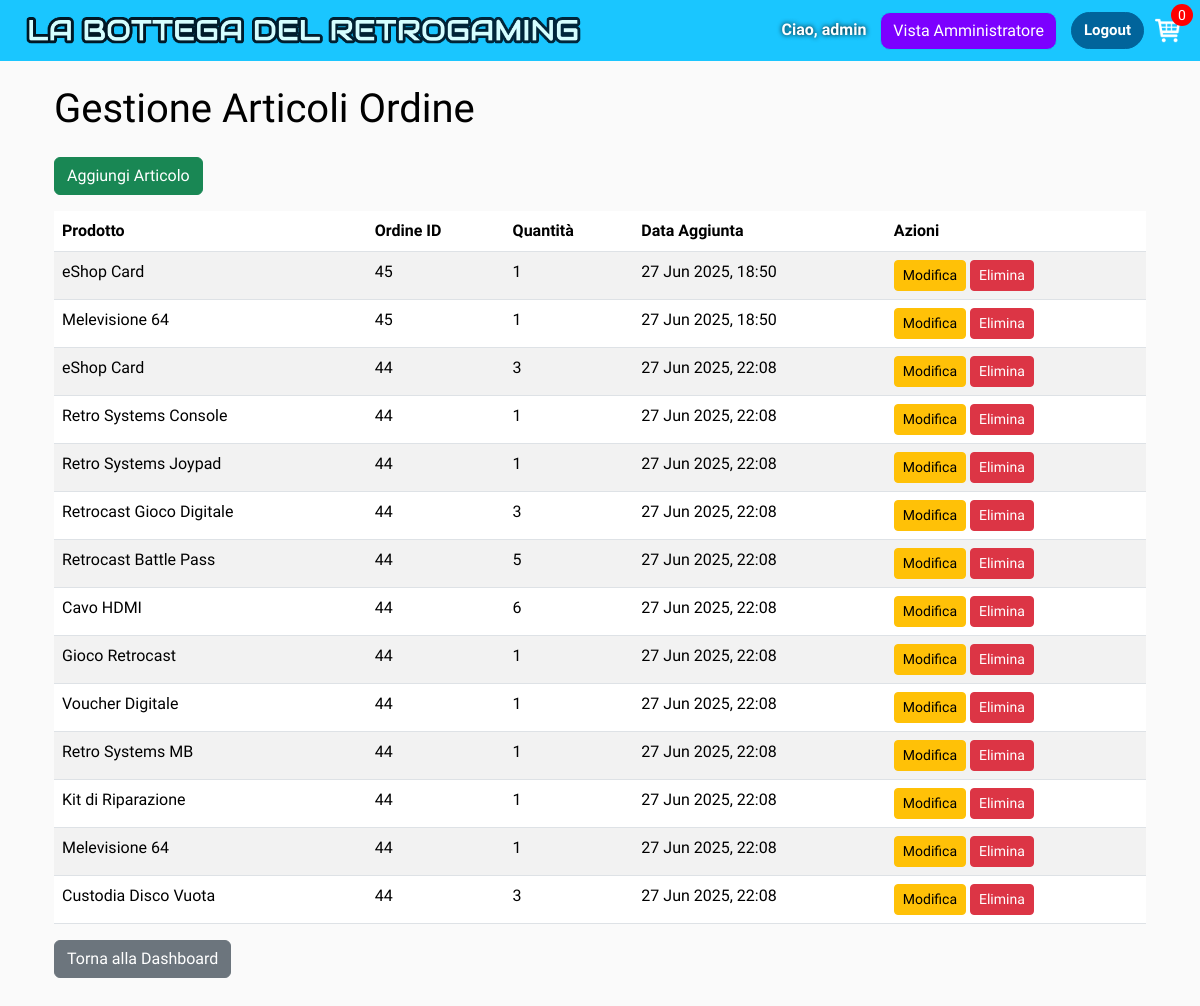
Page /manager/orderitems/ (signed in) on the earlier database version.
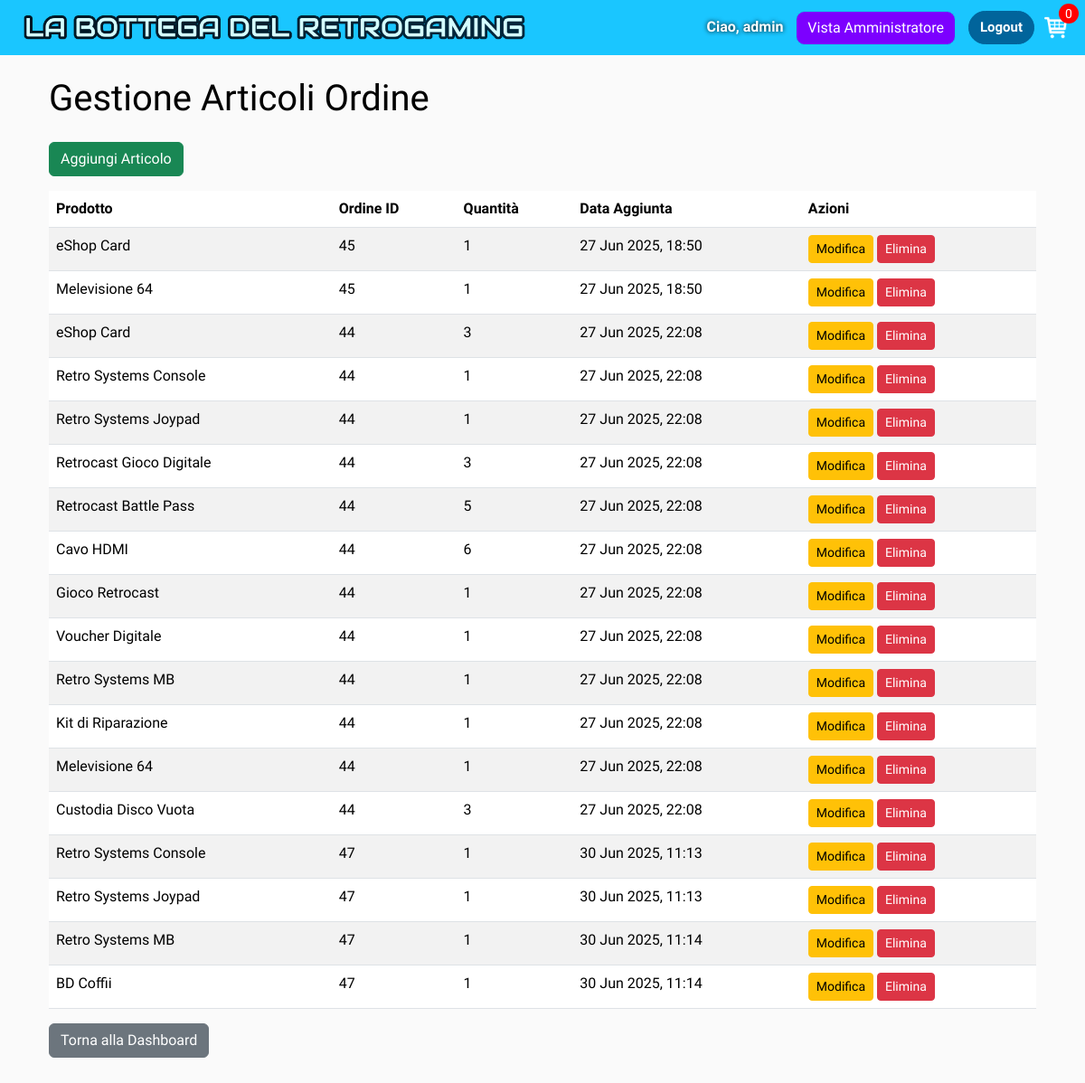
Same page on the later database version.
### user_management/models.py (models this page shows, shortened)
class CustomUser(AbstractUser):
    ADMIN = 'ADMIN'
    CUSTOMER = 'CUSTOMER'
    USER_TYPE_CHOICES = (
        (ADMIN, 'Admin'),
        (CUSTOMER, 'Customer'),
    )
    user_type = models.CharField(
        max_length=10,
        choices=USER_TYPE_CHOICES,
        default=CUSTOMER
    )
    name = models.CharField("Nome visualizzato", max_length=200, blank=True, null=True)
    email = models.CharField(max_length=254, blank=True, verbose_name='email address')
    def __str__(self):
        if self.name:
            return self.name
        return self.username

### bottega_retrogaming/models.py (models this page shows, shortened)
class OrderItem(models.Model):
    product = models.ForeignKey(Product, on_delete=models.SET_NULL, null=True)
    order = models.ForeignKey(Order, on_delete=models.SET_NULL, null=True)
    quantity = models.IntegerField(default=0, null=True, blank=True)
    date_added = models.DateTimeField(auto_now_add=True)

class Product(models.Model):
    name = models.CharField(max_length=200)
    price = models.DecimalField(max_digits=10, decimal_places=2)
    digital = models.BooleanField(default=False, null=True, blank=True)
    description = models.CharField("Descrizione", max_length=500, null=True, blank=True)
    image = CloudinaryField('image')

class Order(models.Model):
    customer = models.ForeignKey(settings.AUTH_USER_MODEL, on_delete=models.SET_NULL, blank=True, null=True)
    date_ordered = models.DateTimeField(auto_now_add=True)
    complete = models.BooleanField(default=False)
    transaction_id = models.CharField(max_length=100, null=True)
    @property
    def get_cart_items(self):
        orderitems = self.orderitem_set.all()
        total = sum(item.quantity for item in orderitems)
        return total

### manager_view/views.py (the view)
# urls.py: path('orderitems/', views.OrderItemListView.as_view(), name='orderitem_list'),
class OrderItemListView(AdminRequiredMixin, ListView):
    model = OrderItem
    template_name = 'manager_view/orderitem_list.html'
    context_object_name = 'orderitems'

### bottega_retrogaming/utils.py (called while the page is built)
def cartData(request):
    if request.user.is_authenticated:
        customer = request.user
        try:
            order = Order.objects.get(customer=customer, complete=False)
        except Order.DoesNotExist:
            order, created = Order.objects.get_or_create(customer=customer, complete=False)
        items = order.orderitem_set.all()
        cartItems = order.get_cart_items
    else:
        cookieData = cookieCart(request)
        cartItems = cookieData['cartItems']
        order = cookieData['order']
        items = cookieData['items']
    return {'cartItems': cartItems, 'order': order, 'items': items}

### manager_view/views.py (called while the page is built)
    def test_func(self):
        return self.request.user.is_authenticated and self.request.user.user_type == 'ADMIN'

    def get_context_data(self, **kwargs):
        context = super().get_context_data(**kwargs)
        data = cartData(self.request)
        context['cartItems'] = data.get('cartItems', 0)
        return context

### manager_view/templates/manager_view/orderitem_list.html
{% extends 'bottega_retrogaming/main.html' %}
{% block content %}
<div class="container large-bottom-margin mt-4">
    <h1 id="item-title" class="mb-4">Gestione Articoli Ordine</h1>
    <a href="{% url 'manager_view:orderitem_add' %}" class="btn btn-success mb-3">Aggiungi Articolo</a>
    <table class="table table-striped">
        <thead>
            <tr>
                <th>Prodotto</th>
                <th>Ordine ID</th>
                <th>Quantità</th>
                <th>Data Aggiunta</th>
                <th>Azioni</th>
            </tr>
        </thead>
        <tbody>
            {% for item in orderitems %}
            <tr>
                <td>{{ item.product.name|default:"N/A" }}</td>
                <td>{{ item.order.id|default:"N/A" }}</td>
                <td>{{ item.quantity }}</td>
                <td>{{ item.date_added|date:"d M Y, H:i" }}</td>
                <td>
                    <a href="{% url 'manager_view:orderitem_edit' item.pk %}" class="btn btn-warning btn-sm">Modifica</a>
                    <a href="{% url 'manager_view:orderitem_delete' item.pk %}" class="btn btn-danger btn-sm">Elimina</a>
                </td>
            </tr>
            {% empty %}
            <tr>
                <td colspan="5">Nessun articolo trovato.</td>
            </tr>
            {% endfor %}
        </tbody>
    </table>
    <a href="{% url 'manager_view:admin_dashboard' %}" class="btn btn-secondary">Torna alla Dashboard</a>
</div>
{% endblock content %}

### bottega_retrogaming/templates/bottega_retrogaming/main.html (shortened to what this page needs)
<!DOCTYPE html>
{% load static %}
<html lang="en">
<head>
    <link href="https://cdn.jsdelivr.net/npm/bootstrap@5.3.7/dist/css/bootstrap.min.css"
          rel="stylesheet"
>
    <link rel="stylesheet" type="text/css" href="{% static 'css/main.css' %}">
</head>
<body>
<nav class="navbar navbar-expand-lg navbar-dark bg-dark">
    <div class="container-fluid"><a class="navbar-brand" href="{% url 'store' %}">
        <img src="{% static 'images/bdretro_logo.png' %}" alt="Logo" class="logo-navbar">
    </a>
        <div class="collapse navbar-collapse" id="navbarSupportedContent">
            {% url 'login' as login_url %}
            <div class="form-inline my-2 my-lg-0 {% if request.path == login_url %}d-none{% endif %}">
                {% if user.is_authenticated %}
                    <span class="navbar-text mr-3">Ciao, {{ user.username }}</span>
                    {% if user.user_type == 'ADMIN' %}
                        <a href="{% url 'manager_view:admin_dashboard' %}"
                           id="admin-view-btn" class="btn btn-info" style="margin-right: 10px;">Vista Amministratore</a>
                    {% endif %} <form method="post" action="{% url 'logout' %}" style="display: inline;">
                        <button type="submit" class="btn btn-logout">Logout</button>
                    </form>
                {% else %}
                    <a href="{% url 'login' %}" class="btn btn-login">Login</a>
                {% endif %}
                <a href="{% url 'cart' %}">
                    <img id="cart-icon" src="{% static 'images/cart.png' %}" alt="cart-icon">
                </a>
                <p id="cart-total">{{ cartItems }}</p>
            </div>
        </div>
    </div>
</nav>
<div class="container">
    {% block content %}
    {% endblock content %}
</div>
</body>
</html>

### static/css/main.css (style rules this page uses)
body { background-color: hsl(0, 0%, 98%); font-family: 'Audiowide', sans-serif; }
h1, h2, h3, h4, h5, h6 { color: hsl(0, 0%, 30%); }
.bg-dark { background-color: #1ac6ff !important; }
.logo-navbar { height: 35px; width: auto; vertical-align: middle; margin-right: 8px; }
#cart-icon { width: 25px; display: inline-block; margin-left: 15px; position: relative; left: -8px; }
#cart-total { position: absolute; right: 7px; top: 4px; display: flex; justify-content: center; align-items: center; color: #fff; background-color: red; width: 22px; height: 22px; border-radius: 50%; font-size: 14px; }
.btn-login, .btn-logout { border-radius: 25px; background-color: #01649b; border-color: #01649b; color: #ffffff; font-size: 15px; font-weight: bold; }
.navbar-text { color: white; text-shadow: 0 0 5px #000; font-weight: 700; }
#admin-view-btn { background-color: #7c00ff; color: white; border-radius: 10px; margin-left: 10px; }
#admin-title, #sa-title, #item-title, #pr-title, #del-title, #or-title, #form-admin-title { font-size: 2.5rem; color: black; }
.large-bottom-margin { margin-bottom: 30vh; }

Differences in the rows shown:
added OrderItem: product.name "Retro Systems Console", order.id "47", quantity "1", date_added "30 Jun 2025, 11:13"
added OrderItem: product.name "Retro Systems Joypad", order.id "47", quantity "1", date_added "30 Jun 2025, 11:13"
added OrderItem: product.name "Retro Systems MB", order.id "47", quantity "1", date_added "30 Jun 2025, 11:14"
added OrderItem: product.name "BD Coffii", order.id "47", quantity "1", date_added "30 Jun 2025, 11:14"
